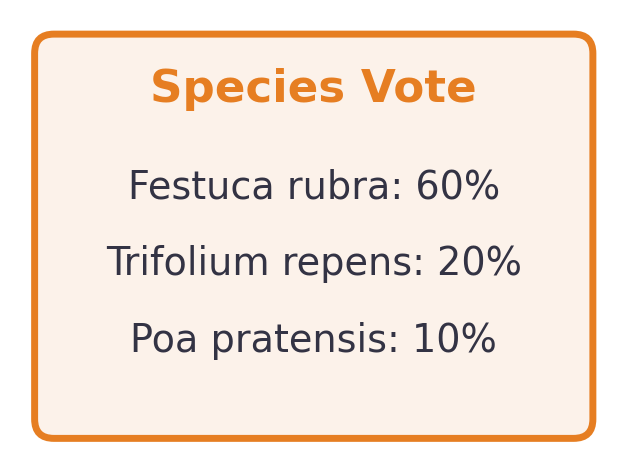

Python code for this plot:
import matplotlib
matplotlib.use("Agg")
import matplotlib.pyplot as plt
import matplotlib.patches as mpatches

M_ORANGE="#E67E22"; M_DARK="#333344"; M_BG="#FFFFFF"

fig, ax = plt.subplots(figsize=(3, 2.2), facecolor=M_BG)
ax.set_xlim(0, 3); ax.set_ylim(0, 2.2); ax.set_aspect("equal"); ax.axis("off")

box = mpatches.FancyBboxPatch((0.15, 0.15), 2.7, 1.9, boxstyle="round,pad=0.1",
    facecolor=M_ORANGE+"18", edgecolor=M_ORANGE, lw=2)
ax.add_patch(box)

ax.text(1.5, 1.8, "Species Vote", ha="center", fontsize=13, fontweight="bold", color=M_ORANGE)
ax.text(1.5, 1.3, "Festuca rubra: 60%", ha="center", fontsize=11, color=M_DARK)
ax.text(1.5, 0.9, "Trifolium repens: 20%", ha="center", fontsize=11, color=M_DARK)
ax.text(1.5, 0.5, "Poa pratensis: 10%", ha="center", fontsize=11, color=M_DARK)

fig.savefig(
    r"C:\Users\alper\Documents\PlantCLEF_2026_Local\_GitHub\plantclef-2026\user\alper\src\vote_box_diagram.png",
    dpi=250, facecolor=M_BG, edgecolor="none", bbox_inches="tight")
plt.close(fig)
print("Saved.")
